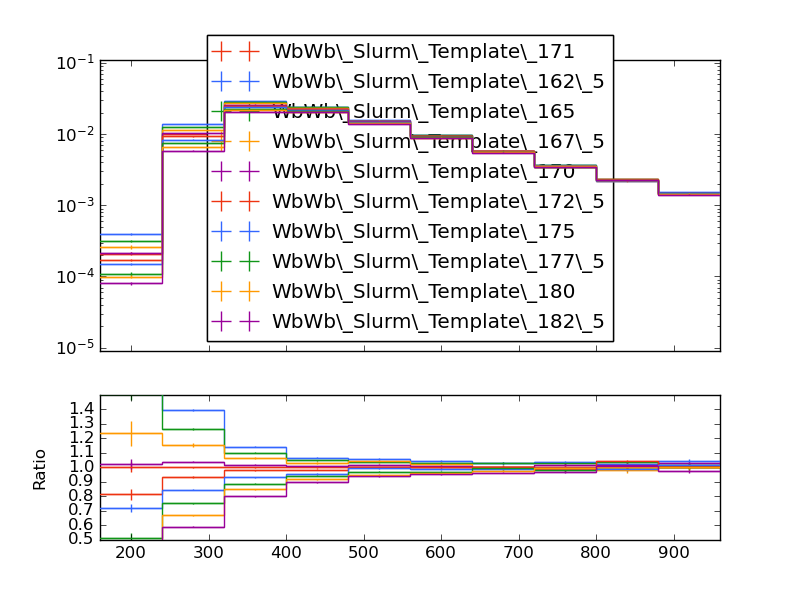

The script that saved this image:
#! /usr/bin/env python

# This Python script was auto-generated using YODA v2.0.1.
# Analysis object: /WbWb_singlelepton/m_wbbl
# Timestamp: 12-01-2026 (12:51:18)

import matplotlib as mpl
import matplotlib.pyplot as plt
mpl.use('Agg') # comment out for interactive use
import os
import numpy as np

plotDir = os.path.split(os.path.realpath(__file__))[0]
if 'YODA_USER_PLOT_PATH' in globals():
    plot_outdir = globals()['YODA_USER_PLOT_PATH']
else:
    plot_outdir = plotDir

#plot style
plt.style.use(os.path.join(plotDir, '../default.mplstyle'))

plt.rcParams['text.usetex'] = False
plt.style.use(['classic'])
plt.rc('font', family='DejaVu Sans')
# plot metadata
figW, figH = plt.rcParams['figure.figsize']
ax_xLabel = r''
ax_yLabel = r''
ax_title  = r''
ax_xScale = 'linear'
ax_yScale = 'log'
xLims = (160.0, 960.0)
yLims = (9e-06, 0.11000000000000001)

# TeX-friendly labels for the legend
labels = {
    'legend' : ([ r"WbWb\_Slurm\_Template\_171", r"WbWb\_Slurm\_Template\_162\_5", r"WbWb\_Slurm\_Template\_165", r"WbWb\_Slurm\_Template\_167\_5", r"WbWb\_Slurm\_Template\_170", r"WbWb\_Slurm\_Template\_172\_5", r"WbWb\_Slurm\_Template\_175", r"WbWb\_Slurm\_Template\_177\_5", r"WbWb\_Slurm\_Template\_180", r"WbWb\_Slurm\_Template\_182\_5" ], r""),
}

# Adjust canvas width and height
canvasW = 10.0
canvasH = 9.0
figW *= canvasW/10.
figH *= canvasH/9.

# Create figure and axis objects
fig, (ax, ratio0_ax) = plt.subplots(2, 1, sharex=True,
                  figsize=(figW,figH), gridspec_kw={'height_ratios': (6.0, 3.0)})

# Set figure margins
plt.subplots_adjust(
    left   = 1.0 * plt.rcParams['figure.subplot.left'],
    right  = 1.0 * plt.rcParams['figure.subplot.right'],
    top    = 1.0 * plt.rcParams['figure.subplot.top'],
    bottom = 1.0 * plt.rcParams['figure.subplot.bottom'])

ratio0_ax.yaxis.set_major_locator(mpl.ticker.MultipleLocator(0.1))
ratio0_ax.set_ylim(0.5, 1.4999)
ratio0_ax.set_ylabel('Ratio')

# the numerical data is stored in a separate file
dataf = dict()
prefix = os.path.split(__file__)[0]
if prefix:    prefix = prefix + '/'
exec(open(prefix+'m_wbbl__data.py').read(), dataf)


legend_handles = dict() # keep track of handles for the legend

# style options for curves
# starts at zorder>=5 to draw curve on top of legend
styles = {
  'WbWb_LO_PS_Had_171/Analysis/WbWb_Slurm_Template_171.yoda.gz': {
    'color' : '#EE3311',
    'linestyle' : '-',
    'linewidth' : 1,
    'marker' : 'none',
    'markersize' : 2,
    'capsize' : 0.0,
    'zorder' : 5,
    'histstyle' : 1,
    'drawstyle' : 'steps-pre',
    'xerrorbars' : 1,
    'yerrorbars' : 1,
    'fillcolor' : None,
    'fillopacity' : 1.0,
    'ratio0_linestyle' : '-',
    'ratio0_linewidth' : 1,
    'ratio0_marker' : 'none',
    'ratio0_markersize' : 2,
    'ratio0_capsize' : 0.0,
    'ratio0_zorder' : 5,
    'ratio0_histstyle' : 1,
    'ratio0_drawstyle' : 'steps-pre',
    'ratio0_xerrorbars' : 1,
    'ratio0_yerrorbars' : 1,
  },
  'WbWb_LO_PS_Had_162/Analysis/WbWb_Slurm_Template_162_5.yoda.gz': {
    'color' : '#3366FF',
    'linestyle' : '-',
    'linewidth' : 1,
    'marker' : 'none',
    'markersize' : 2,
    'capsize' : 0.0,
    'zorder' : 6,
    'histstyle' : 1,
    'drawstyle' : 'steps-pre',
    'xerrorbars' : 1,
    'yerrorbars' : 1,
    'fillcolor' : None,
    'fillopacity' : 1.0,
    'ratio0_linestyle' : '-',
    'ratio0_linewidth' : 1,
    'ratio0_marker' : 'none',
    'ratio0_markersize' : 2,
    'ratio0_capsize' : 0.0,
    'ratio0_zorder' : 6,
    'ratio0_histstyle' : 1,
    'ratio0_drawstyle' : 'steps-pre',
    'ratio0_xerrorbars' : 1,
    'ratio0_yerrorbars' : 1,
  },
  'WbWb_LO_PS_Had_165/Analysis/WbWb_Slurm_Template_165.yoda.gz': {
    'color' : '#109618',
    'linestyle' : '-',
    'linewidth' : 1,
    'marker' : 'none',
    'markersize' : 2,
    'capsize' : 0.0,
    'zorder' : 7,
    'histstyle' : 1,
    'drawstyle' : 'steps-pre',
    'xerrorbars' : 1,
    'yerrorbars' : 1,
    'fillcolor' : None,
    'fillopacity' : 1.0,
    'ratio0_linestyle' : '-',
    'ratio0_linewidth' : 1,
    'ratio0_marker' : 'none',
    'ratio0_markersize' : 2,
    'ratio0_capsize' : 0.0,
    'ratio0_zorder' : 7,
    'ratio0_histstyle' : 1,
    'ratio0_drawstyle' : 'steps-pre',
    'ratio0_xerrorbars' : 1,
    'ratio0_yerrorbars' : 1,
  },
  'WbWb_LO_PS_Had_167/Analysis/WbWb_Slurm_Template_167_5.yoda.gz': {
    'color' : '#FF9900',
    'linestyle' : '-',
    'linewidth' : 1,
    'marker' : 'none',
    'markersize' : 2,
    'capsize' : 0.0,
    'zorder' : 8,
    'histstyle' : 1,
    'drawstyle' : 'steps-pre',
    'xerrorbars' : 1,
    'yerrorbars' : 1,
    'fillcolor' : None,
    'fillopacity' : 1.0,
    'ratio0_linestyle' : '-',
    'ratio0_linewidth' : 1,
    'ratio0_marker' : 'none',
    'ratio0_markersize' : 2,
    'ratio0_capsize' : 0.0,
    'ratio0_zorder' : 8,
    'ratio0_histstyle' : 1,
    'ratio0_drawstyle' : 'steps-pre',
    'ratio0_xerrorbars' : 1,
    'ratio0_yerrorbars' : 1,
  },
  'WbWb_LO_PS_Had_170/Analysis/WbWb_Slurm_Template_170.yoda.gz': {
    'color' : '#990099',
    'linestyle' : '-',
    'linewidth' : 1,
    'marker' : 'none',
    'markersize' : 2,
    'capsize' : 0.0,
    'zorder' : 9,
    'histstyle' : 1,
    'drawstyle' : 'steps-pre',
    'xerrorbars' : 1,
    'yerrorbars' : 1,
    'fillcolor' : None,
    'fillopacity' : 1.0,
    'ratio0_linestyle' : '-',
    'ratio0_linewidth' : 1,
    'ratio0_marker' : 'none',
    'ratio0_markersize' : 2,
    'ratio0_capsize' : 0.0,
    'ratio0_zorder' : 9,
    'ratio0_histstyle' : 1,
    'ratio0_drawstyle' : 'steps-pre',
    'ratio0_xerrorbars' : 1,
    'ratio0_yerrorbars' : 1,
  },
  'WbWb_LO_PS_Had_172/Analysis/WbWb_Slurm_Template_172_5.yoda.gz': {
    'color' : '#EE3311',
    'linestyle' : '-',
    'linewidth' : 1,
    'marker' : 'none',
    'markersize' : 2,
    'capsize' : 0.0,
    'zorder' : 10,
    'histstyle' : 1,
    'drawstyle' : 'steps-pre',
    'xerrorbars' : 1,
    'yerrorbars' : 1,
    'fillcolor' : None,
    'fillopacity' : 1.0,
    'ratio0_linestyle' : '-',
    'ratio0_linewidth' : 1,
    'ratio0_marker' : 'none',
    'ratio0_markersize' : 2,
    'ratio0_capsize' : 0.0,
    'ratio0_zorder' : 10,
    'ratio0_histstyle' : 1,
    'ratio0_drawstyle' : 'steps-pre',
    'ratio0_xerrorbars' : 1,
    'ratio0_yerrorbars' : 1,
  },
  'WbWb_LO_PS_Had_175/Analysis/WbWb_Slurm_Template_175.yoda.gz': {
    'color' : '#3366FF',
    'linestyle' : '-',
    'linewidth' : 1,
    'marker' : 'none',
    'markersize' : 2,
    'capsize' : 0.0,
    'zorder' : 11,
    'histstyle' : 1,
    'drawstyle' : 'steps-pre',
    'xerrorbars' : 1,
    'yerrorbars' : 1,
    'fillcolor' : None,
    'fillopacity' : 1.0,
    'ratio0_linestyle' : '-',
    'ratio0_linewidth' : 1,
    'ratio0_marker' : 'none',
    'ratio0_markersize' : 2,
    'ratio0_capsize' : 0.0,
    'ratio0_zorder' : 11,
    'ratio0_histstyle' : 1,
    'ratio0_drawstyle' : 'steps-pre',
    'ratio0_xerrorbars' : 1,
    'ratio0_yerrorbars' : 1,
  },
  'WbWb_LO_PS_Had_177/Analysis/WbWb_Slurm_Template_177_5.yoda.gz': {
    'color' : '#109618',
    'linestyle' : '-',
    'linewidth' : 1,
    'marker' : 'none',
    'markersize' : 2,
    'capsize' : 0.0,
    'zorder' : 12,
    'histstyle' : 1,
    'drawstyle' : 'steps-pre',
    'xerrorbars' : 1,
    'yerrorbars' : 1,
    'fillcolor' : None,
    'fillopacity' : 1.0,
    'ratio0_linestyle' : '-',
    'ratio0_linewidth' : 1,
    'ratio0_marker' : 'none',
    'ratio0_markersize' : 2,
    'ratio0_capsize' : 0.0,
    'ratio0_zorder' : 12,
    'ratio0_histstyle' : 1,
    'ratio0_drawstyle' : 'steps-pre',
    'ratio0_xerrorbars' : 1,
    'ratio0_yerrorbars' : 1,
  },
  'WbWb_LO_PS_Had_180/Analysis/WbWb_Slurm_Template_180.yoda.gz': {
    'color' : '#FF9900',
    'linestyle' : '-',
    'linewidth' : 1,
    'marker' : 'none',
    'markersize' : 2,
    'capsize' : 0.0,
    'zorder' : 13,
    'histstyle' : 1,
    'drawstyle' : 'steps-pre',
    'xerrorbars' : 1,
    'yerrorbars' : 1,
    'fillcolor' : None,
    'fillopacity' : 1.0,
    'ratio0_linestyle' : '-',
    'ratio0_linewidth' : 1,
    'ratio0_marker' : 'none',
    'ratio0_markersize' : 2,
    'ratio0_capsize' : 0.0,
    'ratio0_zorder' : 13,
    'ratio0_histstyle' : 1,
    'ratio0_drawstyle' : 'steps-pre',
    'ratio0_xerrorbars' : 1,
    'ratio0_yerrorbars' : 1,
  },
  'WbWb_LO_PS_Had_182/Analysis/WbWb_Slurm_Template_182_5.yoda.gz': {
    'color' : '#990099',
    'linestyle' : '-',
    'linewidth' : 1,
    'marker' : 'none',
    'markersize' : 2,
    'capsize' : 0.0,
    'zorder' : 14,
    'histstyle' : 1,
    'drawstyle' : 'steps-pre',
    'xerrorbars' : 1,
    'yerrorbars' : 1,
    'fillcolor' : None,
    'fillopacity' : 1.0,
    'ratio0_linestyle' : '-',
    'ratio0_linewidth' : 1,
    'ratio0_marker' : 'none',
    'ratio0_markersize' : 2,
    'ratio0_capsize' : 0.0,
    'ratio0_zorder' : 14,
    'ratio0_histstyle' : 1,
    'ratio0_drawstyle' : 'steps-pre',
    'ratio0_xerrorbars' : 1,
    'ratio0_yerrorbars' : 1,
  },
}

# curve from input yoda files in main panel
for label, yvals in dataf['yvals'].items():
    if all(np.isnan(v) for v in dataf['yvals'][label]):
        continue
    tmp = None
    if styles[label]['histstyle']: # draw as histogram
        xpos = dataf['xedges'][label] if styles[label]['drawstyle'] else dataf['xpoints'][label]
        ypos = np.insert(yvals, 0, yvals[0]) if styles[label]['drawstyle'] else yvals
        if styles[label]['fillcolor']: # fill area below curve
            ax.fill_between(xpos, ypos, step='pre',
                            color=styles[label]['fillcolor'],
                            alpha=styles[label]['fillopacity'])
        tmp, = ax.plot(xpos, ypos,
                       color=styles[label]['color'],
                       linestyle=styles[label]['linestyle'],
                       linewidth=styles[label]['linewidth'],
                       drawstyle=styles[label]['drawstyle'], solid_joinstyle='miter',
                       zorder=styles[label]['zorder'], label=label)
    tmp = ax.errorbar(dataf['xpoints'][label], yvals,
                      xerr=np.array(dataf['xerrs'][label])*styles[label]['xerrorbars'],
                      yerr=np.array(dataf['yerrs'][label])*styles[label]['yerrorbars'],
                      fmt=styles[label]['marker'], capsize=styles[label]['capsize'],
                      markersize=styles[label]['markersize'],
                      ecolor=styles[label]['color'],
                      color=styles[label]['color'], zorder=styles[label]['zorder'])
    tmp[-1][0].set_linestyle(styles[label]['linestyle'])
    tmp[-1][0].set_linewidth(styles[label]['linewidth'])
    if label in dataf['add_legend_handle']:  legend_handles[label] = tmp
    for varLabel in dataf['variation_yvals'].keys():
        if varLabel.startswith(label):
            tmp, = ax.plot(dataf['xedges'][label], dataf['variation_yvals'][varLabel],
                           color=styles[label]['color'],
                           linestyle=styles[label]['linestyle'],
                           linewidth=styles[label]['linewidth'],
                           drawstyle='steps-pre', solid_joinstyle='miter',
                           zorder=styles[label]['zorder'], alpha=0.5)


# plots on ratio panel
# curve from input yoda files in ratio panel
for label, yvals in dataf['ratio0_yvals'].items():
    if all(np.isnan(v) for v in yvals):
        continue
    if styles[label]['ratio0_histstyle']: # plot as histogram
        xpos = dataf['xedges']['WbWb_LO_PS_Had_171/Analysis/WbWb_Slurm_Template_171.yoda.gz'] if styles[label]['ratio0_drawstyle'] else dataf['xpoints']['WbWb_LO_PS_Had_171/Analysis/WbWb_Slurm_Template_171.yoda.gz']
        ypos = np.insert(yvals, 0, yvals[0]) if styles[label]['ratio0_drawstyle'] else yvals
        ratio0_ax.plot(xpos, ypos,
                       color=styles[label]['color'],
                       linewidth=styles[label]['linewidth'],
                       linestyle=styles[label]['ratio0_linestyle'],
                       drawstyle=styles[label]['ratio0_drawstyle'], zorder=styles[label]['zorder'],
                       solid_joinstyle='miter')
    tmp = ratio0_ax.errorbar(dataf['xpoints']['WbWb_LO_PS_Had_171/Analysis/WbWb_Slurm_Template_171.yoda.gz'], yvals,
                             xerr=np.array(dataf['ref_xerrs'])*styles[label]['ratio0_xerrorbars'],
                             yerr=np.array(dataf['ratio0_yerrs'][label])*styles[label]['ratio0_yerrorbars'],
                             fmt=styles[label]['ratio0_marker'], capsize=styles[label]['ratio0_capsize'],
                             markersize=styles[label]['ratio0_markersize'],
                             ecolor=styles[label]['color'],
                             color=styles[label]['color'])
    tmp[-1][0].set_linestyle(styles[label]['ratio0_linestyle'])
    tmp[-1][0].set_linewidth(styles[label]['ratio0_linewidth'])

    for varlabel in dataf['ratio0_variation_vals'].keys():
        if varlabel.startswith(label):
            ratio0_ax.plot(dataf['xedges']['WbWb_LO_PS_Had_171/Analysis/WbWb_Slurm_Template_171.yoda.gz'],
                            dataf['ratio0_variation_vals'][varlabel],
                            color=styles[label]['color'],
                            linestyle=styles[label]['linestyle'],
                            linewidth=styles[label]['linewidth'],
                            drawstyle='steps-pre', solid_joinstyle='miter',
                            zorder=1, alpha=0.5)

legend_items = list(legend_handles.values())
ax.add_artist(ax.legend(legend_items,
                        labels['legend'][0],
                        title=labels['legend'][1],
                        alignment='left',
                        loc='lower center',
                        bbox_to_anchor=(0.5, 0.0)))

# set plot metadata as defined above
ratio0_ax.set_xlabel(ax_xLabel)
ratio0_ax.xaxis.set_label_coords(1., -0.15)
ax.set_ylabel(ax_yLabel, ha='right', va='top')
ax.yaxis.set_label_coords(-0.11, 1.0)
ax.set_title(ax_title, loc='left')
ax.set_xscale(ax_xScale)
ax.set_yscale(ax_yScale)
ax.set_xlim(xLims)
ax.set_ylim(yLims)

# tick formatting
plt.rcParams['xtick.top'] = True
plt.rcParams['ytick.right'] = True
ax.yaxis.set_major_locator(mpl.ticker.LogLocator(base=10.0, numticks=np.inf))
ax.yaxis.set_minor_locator(mpl.ticker.LogLocator(
                           base=10.0, subs=np.arange(0.1, 1, 0.1), numticks=np.inf))
fig.align_ylabels((ax, ratio0_ax))
plt.savefig(os.path.join(plot_outdir, 'm_wbbl.pdf'), format='PDF')
plt.savefig(os.path.join(plot_outdir, 'm_wbbl.png'), format='PNG')

plt.close(fig)
